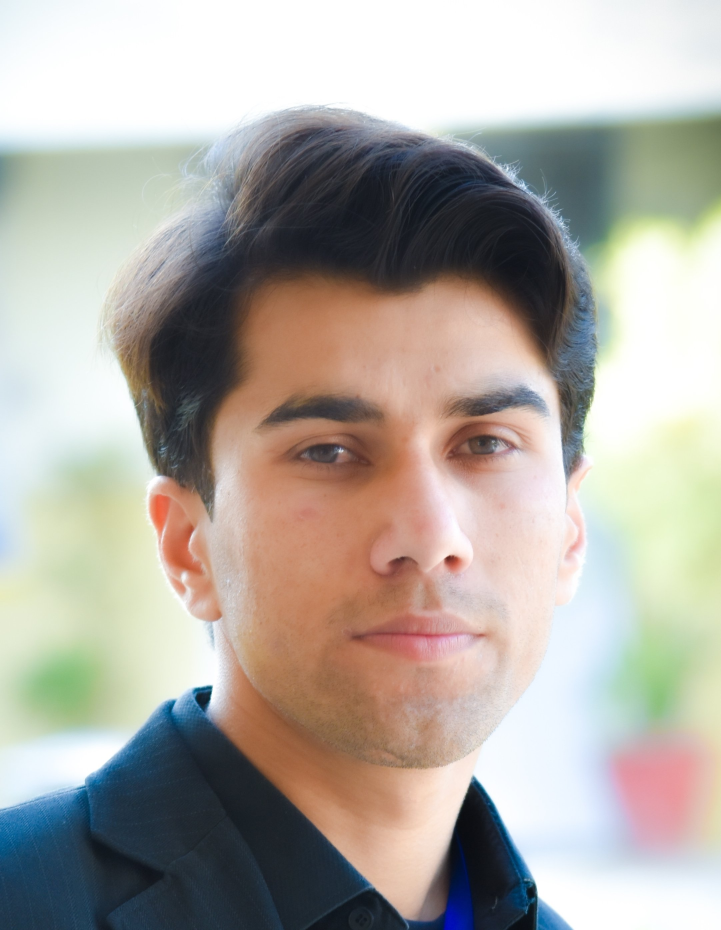
#> input picture Baseimage.jpg, 2163 x 2790 px, found by its file name (shown at 1/3 size)
$ python image_similarity.py
#> lines starting #> are read from the running program, lines starting #| are printed output that depends on the picture
import cv2
import numpy as np
from skimage.metrics import structural_similarity as ssim
import matplotlib.pyplot as plt

# Provide complete file paths to your base and testing images with escaped backslashes
base_image_path = 'C:\\Users\\Muhammad Kamran\\Desktop\\CVA1\\Baseimage.jpg'
testing_images_folder = 'C:\\Users\\Muhammad Kamran\\Desktop\\CVA1\\Testing Images\\'

# Read the base image
base_image = cv2.imread(base_image_path)
#> base_image is the input picture: shape (2790, 2163, 3); mean B, G, R 163.4, 171, 176.5

if base_image is None:
    print("Error: Unable to read the base image.")
else:
    # Resize base image to a common size if necessary
    width = 200  # Set a common width for resizing
    height = 200  # Set a common height for resizing
    base_image_resized = cv2.resize(base_image, (width, height))
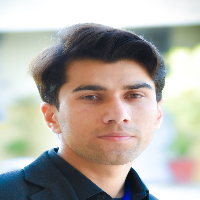
#> base_image_resized: shape (200, 200, 3); mean B, G, R 163.3, 171, 176.4

    # Convert base image to grayscale for comparison
    base_gray = cv2.cvtColor(base_image_resized, cv2.COLOR_BGR2GRAY)
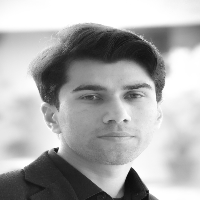
#> base_gray: shape (200, 200); min 11, max 255, mean 171.7

    # Initialize lists to store comparison results
    similarity_scores = []
    compared_images = []

    # Calculate SSIM for each testing image
    for i in range(1, 21):  # Assuming testing images are named as Testimage1.jpg, Testimage2.jpg, ..., Testimage20.jpg
        testing_image_path = testing_images_folder + f'Testimage{i}.jpg'
        testing_image = cv2.imread(testing_image_path)

        if testing_image is not None:
            # Resize testing image to a common size if necessary
            testing_image_resized = cv2.resize(testing_image, (width, height))

            # Convert testing image to grayscale for comparison
            testing_gray = cv2.cvtColor(testing_image_resized, cv2.COLOR_BGR2GRAY)

            # Calculate Structural Similarity Index (SSI)
            ssi_index, _ = ssim(base_gray, testing_gray, full=True)

            # Calculate the percentage of similarity
            similarity_percentage = ssi_index * 100

            # Store comparison results
            similarity_scores.append(similarity_percentage)
            compared_images.append((base_image_resized, testing_image_resized))
        else:
            print(f"Error: Unable to read testing image Testimage{i}.jpg")

    # Display all comparisons in a single window
    plt.figure(figsize=(15, 10))
    columns = 5  # Number of columns in the grid
    rows = 4  # Number of rows in the grid

    for i in range(len(compared_images)):
        plt.subplot(rows, columns, i + 1)
        plt.imshow(cv2.cvtColor(compared_images[i][1], cv2.COLOR_BGR2RGB))
        plt.title(f'Test Image {i + 1}\nSimilarity: {similarity_scores[i]:.2f}%')
        plt.axis('off')

    plt.tight_layout()
    plt.show()
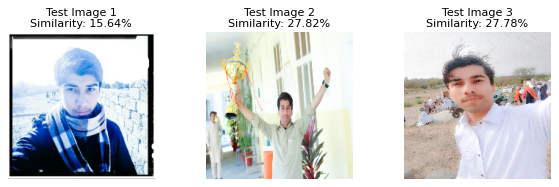
#> figure drawn by matplotlib, 3 panels
